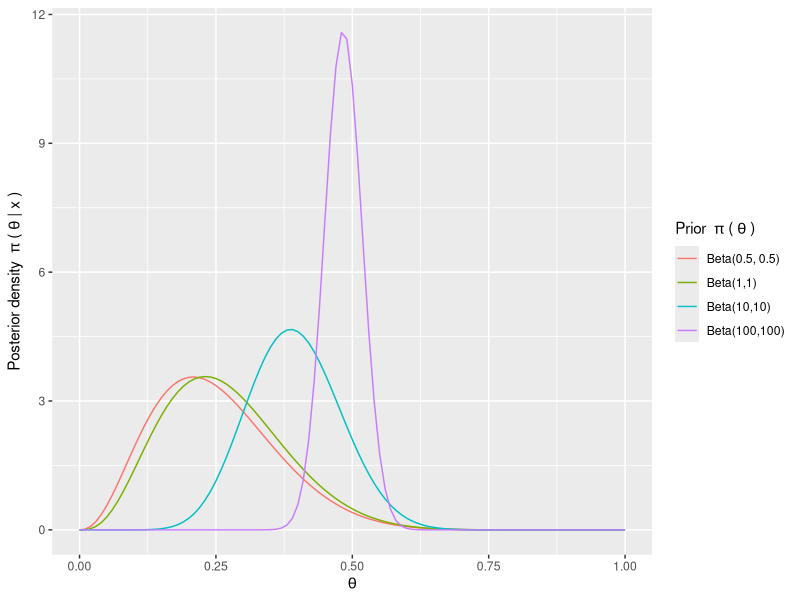

R code for this plot:
## ---- chunk 1
knitr::opts_chunk$set(echo = TRUE)
## ---- chunk 2
library(ggplot2)

ggplot() +
  geom_function(fun=dbeta, 
                aes(colour="Beta(0.5, 0.5)"), 
                args=list(shape1=3.5, shape2=10.5)) +
  geom_function(fun=dbeta, 
                aes(colour="Beta(1,1)"),
                args=list(shape1=4, shape2=11)) +
  geom_function(fun=dbeta, 
                aes(colour="Beta(10,10)"),
                args=list(shape1=13, shape2=20)) +
  geom_function(fun=dbeta, 
                aes(colour="Beta(100,100)"),
                args=list(shape1=103, shape2=110)) +
  labs(colour=bquote('Prior '~pi~"("~ theta~")")) +
  xlab(expression(theta)) + ylab(bquote('Posterior density '~pi~"("~theta~"|"~x~")"))
